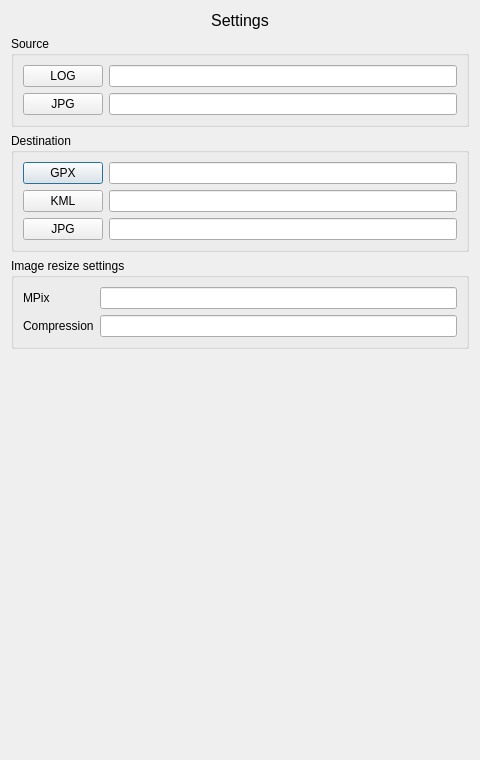
<?xml version="1.0" encoding="UTF-8"?>
<ui version="4.0">
 <class>Settings</class>
 <widget class="QDialog" name="Settings">
  <property name="geometry">
   <rect>
    <x>0</x>
    <y>0</y>
    <width>480</width>
    <height>760</height>
   </rect>
  </property>
  <property name="windowTitle">
   <string>Dialog</string>
  </property>
  <layout class="QGridLayout" name="gridLayout_2">
   <item row="0" column="0">
    <widget class="QLabel" name="labelTitle">
     <property name="font">
      <font>
       <pointsize>12</pointsize>
      </font>
     </property>
     <property name="lineWidth">
      <number>1</number>
     </property>
     <property name="text">
      <string>Settings</string>
     </property>
     <property name="alignment">
      <set>Qt::AlignCenter</set>
     </property>
    </widget>
   </item>
   <item row="4" column="0">
    <spacer name="verticalSpacer">
     <property name="orientation">
      <enum>Qt::Vertical</enum>
     </property>
     <property name="sizeHint" stdset="0">
      <size>
       <width>397</width>
       <height>418</height>
      </size>
     </property>
    </spacer>
   </item>
   <item row="2" column="0">
    <widget class="QGroupBox" name="groupDst">
     <property name="title">
      <string>Destination</string>
     </property>
     <layout class="QGridLayout" name="gridLayout">
      <item row="0" column="0">
       <widget class="QPushButton" name="btnGPX">
        <property name="text">
         <string>GPX</string>
        </property>
       </widget>
      </item>
      <item row="0" column="1">
       <widget class="QLineEdit" name="editGPX"/>
      </item>
      <item row="1" column="0">
       <widget class="QPushButton" name="btnKML">
        <property name="text">
         <string>KML</string>
        </property>
       </widget>
      </item>
      <item row="1" column="1">
       <widget class="QLineEdit" name="editKML"/>
      </item>
      <item row="2" column="0">
       <widget class="QPushButton" name="btnJPG2">
        <property name="text">
         <string>JPG</string>
        </property>
       </widget>
      </item>
      <item row="2" column="1">
       <widget class="QLineEdit" name="editJPG2"/>
      </item>
     </layout>
    </widget>
   </item>
   <item row="1" column="0">
    <widget class="QGroupBox" name="groupSrc">
     <property name="title">
      <string>Source</string>
     </property>
     <layout class="QFormLayout" name="formLayout_2">
      <item row="0" column="1">
       <widget class="QLineEdit" name="editLOG"/>
      </item>
      <item row="1" column="1">
       <widget class="QLineEdit" name="editJPG"/>
      </item>
      <item row="0" column="0">
       <widget class="QPushButton" name="btnLOG">
        <property name="text">
         <string>LOG</string>
        </property>
       </widget>
      </item>
      <item row="1" column="0">
       <widget class="QPushButton" name="btnJPG">
        <property name="text">
         <string>JPG</string>
        </property>
       </widget>
      </item>
     </layout>
    </widget>
   </item>
   <item row="3" column="0">
    <widget class="QGroupBox" name="groupBox">
     <property name="title">
      <string>Image resize settings</string>
     </property>
     <layout class="QGridLayout" name="gridLayout_3">
      <item row="0" column="0">
       <widget class="QLabel" name="labelMegapixel">
        <property name="text">
         <string>MPix</string>
        </property>
       </widget>
      </item>
      <item row="0" column="1">
       <widget class="QLineEdit" name="editMegaPixels"/>
      </item>
      <item row="1" column="0">
       <widget class="QLabel" name="labelComp">
        <property name="text">
         <string>Compression</string>
        </property>
       </widget>
      </item>
      <item row="1" column="1">
       <widget class="QLineEdit" name="editComp"/>
      </item>
     </layout>
    </widget>
   </item>
  </layout>
 </widget>
 <resources/>
 <connections/>
</ui>
